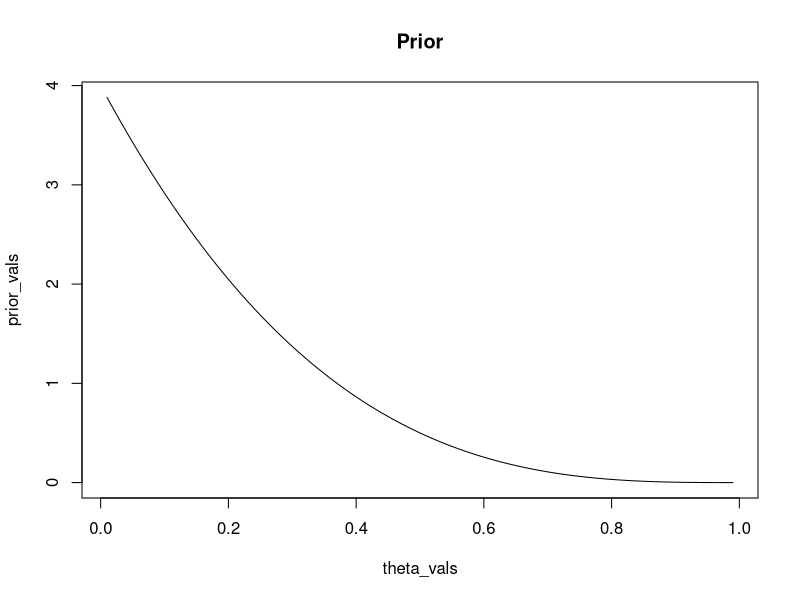
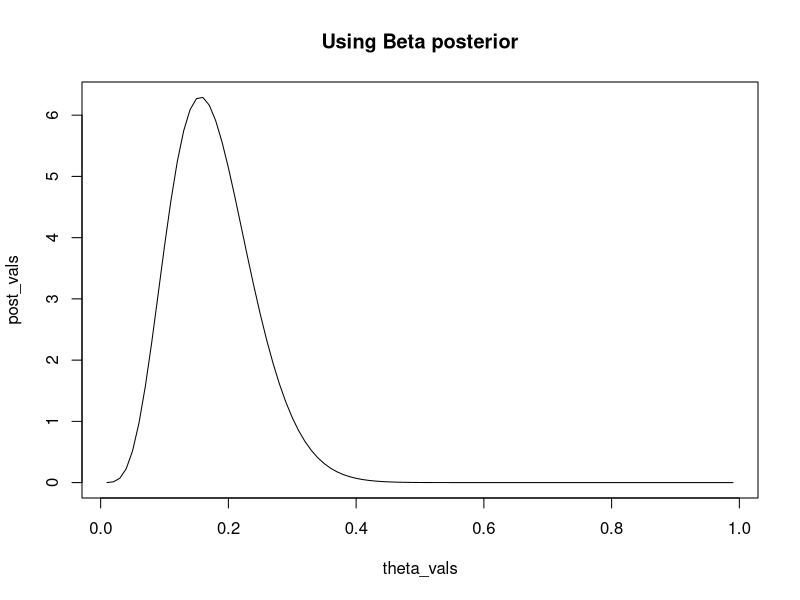
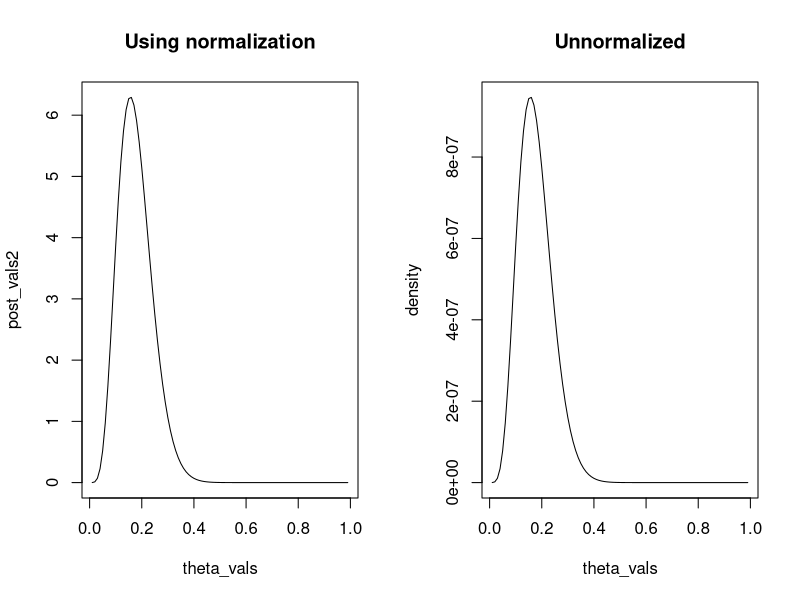
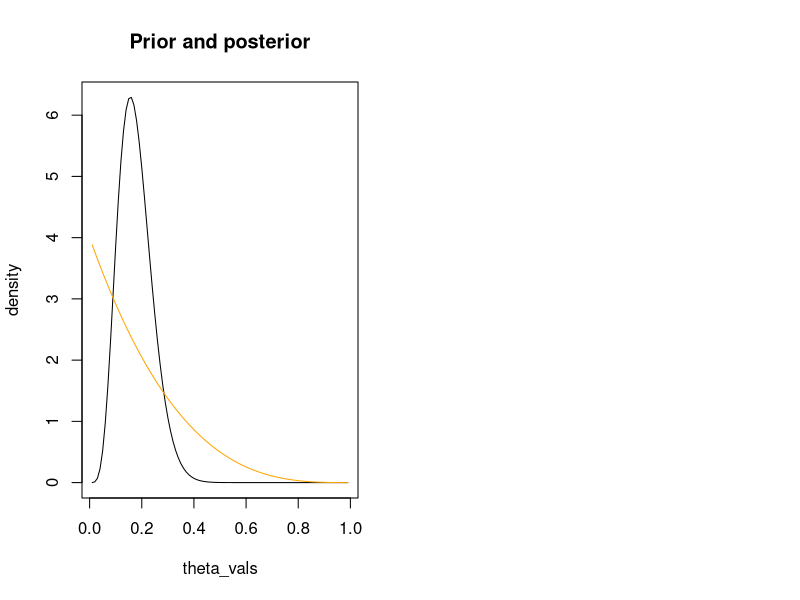

Source code (R) for these figures, in order:
## ---- chunk 1
knitr::opts_chunk$set(echo = TRUE, fig.width = 5, fig.height = 3)
## ---- chunk 2
theta_vals <- seq(0.01, 0.99, by = 0.01)
a <- 1
b <- 4

prior_vals <- dbeta(theta_vals, shape1 = a, shape2 = b)

plot(theta_vals, prior_vals, type = "l", main = "Prior")

## ---- chunk 3
beta_prior <- function(theta){
  to_return <- dbeta(theta, a, b)
  return(to_return)
}

integrate(beta_prior, lower = 0, upper = 1)

# to obtain the number by itself
integrate(beta_prior, lower = 0, upper = 1)$value
## ---- chunk 4
x <- c(3,7,3,5,6)
n <- length(x)
## ---- chunk 5
post_vals <- dbeta(theta_vals, a + n, b + sum(x))
plot(theta_vals, post_vals, type = "l", main = "Using Beta posterior")
## ---- chunk 6
post_kernel <- function(theta){
  # obtain likelihood for theta under Geometric (up to proportionality)
  lh <- 1
  for(i in 1:n){
    lh <- lh * ((1-theta)^x[i]) * theta
  }
  # prior (up to proportionality)
  prior <- theta^(a-1) * (1-theta)^(b-1)
  to_return <- lh * prior
  return(to_return)
}

val <- integrate(post_kernel, 0, 1)$val
val

# We can even verify this, since we calculated the normalizing constant analytically!
(gamma(a + n) * gamma(b + sum(x)))/gamma(a + b + n + sum(x))

post_vals2 <- post_kernel(theta_vals) / val

## ---- chunk 7
par(mfrow = c(1,2))
plot(theta_vals, post_vals2, type = "l", main = "Using normalization")
plot(theta_vals, post_kernel(theta_vals), type = "l", main = "Unnormalized",
     ylab = "density")
## ---- chunk 8
plot(theta_vals, post_vals2, type = "l", main = "Prior and posterior",
     ylab = "density")
lines(theta_vals, prior_vals, type = "l", col = "orange")
